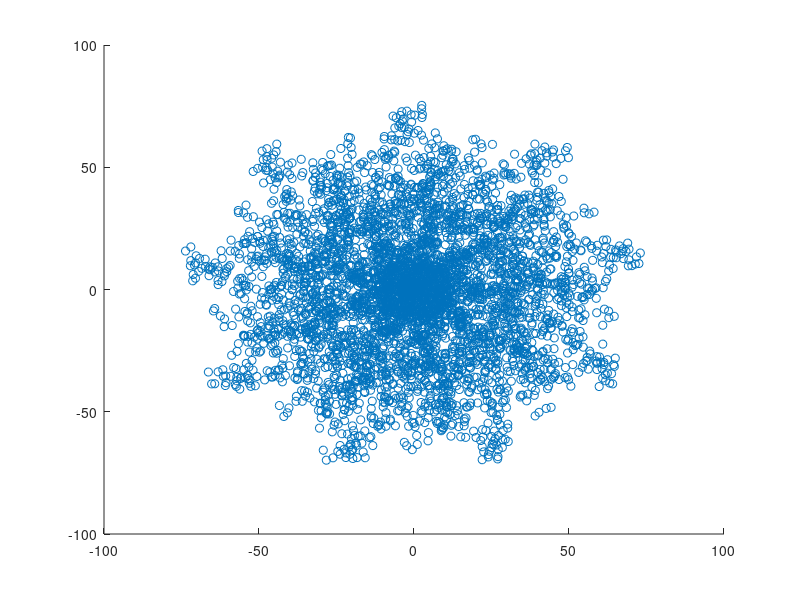

Recreate this plot in MATLAB.
x0 = y0 = p = T = K = 0;

function [x, y] = F (x0, y0, T, K)
  x(1) = x0;
  y(1) = y0;
  
  for i = 2:5000
    p = x(i-1) - K*sin(y(i-1))
    x(i) = p*cos(T) - y(i-1)*sin(T);
    y(i) = p*sin(T) + y(i-1)*cos(T);
  endfor
endfunction

# [x, y] = F(16.1, 5.5, 2*pi/4, 1.2);
# [x, y] = F(0.1, 0.5, 2*pi/3, 1.92);
[x, y] = F(0.1, 1.6, 2*pi/4.5, 2.2);
scatter(x, y);

